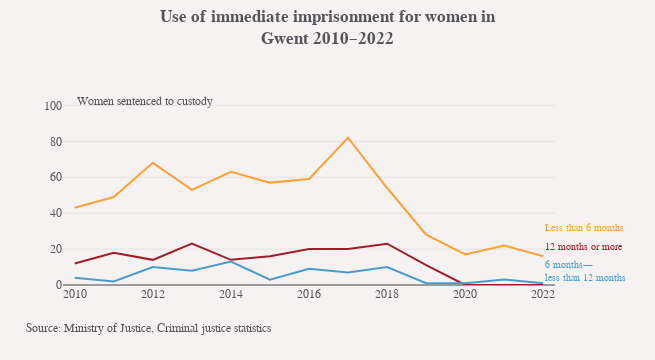

The notebook cell this image was saved under:
### Markdown cell above
PFAs with more than one unresolved label placement:
* Gwent
* Surrey

### Code cell
record = Record('Gwent', [0, 2], [17, 12])
adjusted_chart(record=record, output='save')

### Figure 1 — Plotly figure (JSON) as saved in the notebook; plotly's stock layout.template omitted (floating-point values rounded to 4 significant figures)
{"data": [{"hovertemplate": "%{y}<extra></extra>", "meta": "Gwent", "mode": "lines", "name": "12 months or more", "type": "scatter", "x": [2010, 2011, 2012, 2013, 2014, 2015, 2016, 2017, 2018, 2019, 2020, 2021, 2022], "y": [12, 18, 14, 23, 14, 16, 20, 20, 23, 11, 0, 0, 0]}, {"hovertemplate": "%{y}<extra></extra>", "meta": "Gwent", "mode": "lines", "name": "6 months—<br>less than 12 months", "type": "scatter", "x": [2010, 2011, 2012, 2013, 2014, 2015, 2016, 2017, 2018, 2019, 2020, 2021, 2022], "y": [4, 2, 10, 8, 13, 3, 9, 7, 10, 1, 1, 3, 1]}, {"hovertemplate": "%{y}<extra></extra>", "meta": "Gwent", "mode": "lines", "name": "Less than 6 months", "type": "scatter", "x": [2010, 2011, 2012, 2013, 2014, 2015, 2016, 2017, 2018, 2019, 2020, 2021, 2022], "y": [43, 49, 68, 53, 63, 57, 59, 82, 54, 28, 17, 22, 16]}], "layout": {"annotations": [{"align": "left", "font": {"color": "#A01D28", "size": 10}, "showarrow": false, "text": "12 months or more", "x": 2022, "xanchor": "left", "xref": "x", "y": 17, "yanchor": "bottom", "yref": "y"}, {"align": "left", "font": {"color": "#499CC9", "size": 10}, "showarrow": false, "text": "6 months—<br>less than 12 months", "x": 2022, "xanchor": "left", "xref": "x", "y": 0, "yanchor": "bottom", "yref": "y"}, {"align": "left", "font": {"color": "#F9A237", "size": 10}, "showarrow": false, "text": "Less than 6 months", "x": 2022, "xanchor": "left", "xref": "x", "y": 28, "yanchor": "bottom", "yref": "y"}, {"font": {"size": 12}, "showarrow": false, "text": "Source: Ministry of Justice, Criminal justice statistics", "x": -0.08, "xanchor": "left", "xref": "paper", "y": -0.19, "yanchor": "top", "yref": "paper"}, {"align": "left", "font": {"size": 12}, "showarrow": false, "text": "Women sentenced to custody", "x": 2010, "xanchor": "left", "xref": "x", "y": 1.04, "yref": "paper"}], "height": 360, "hovermode": "x", "margin": {"b": 75, "l": 63, "r": 100}, "title": {"text": "<b>Use of immediate imprisonment for women in<br>Gwent 2010–2022</b>"}, "width": 655, "xaxis": {"dtick": 2, "range": [2010.0, 2022.0], "tick0": 2010}, "yaxis": {"range": [0, 103], "tick0": 0, "tickformat": ",.0f", "title": {"text": ""}}}}
